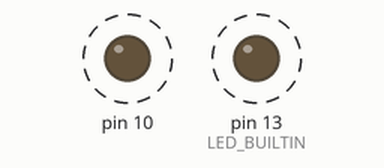
The sketch below on a simulated Arduino Uno, built with avr-gcc and run on an emulated ATmega328P. Shown: output pins drawn as LEDs (lit = HIGH). Dashed ring = blinking. Pins used as bus, display or sensor lines are not drawn.

Above: at 0.1 s.
Timing chart, 0 to 3.0 s (numbered marks = the images above):
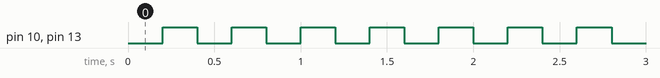

Measured:
- by itself, pin 10, pin 13 (LED_BUILTIN): alternates HIGH for 0.20 s and LOW for 0.20 s

The sketch:

4.3.ino
```cpp
// the setup function runs once when you press reset or power the board
void setup() {
  // initialize digital pin LED_BUILTIN as an output.
  pinMode(10, OUTPUT);
  pinMode(LED_BUILTIN, OUTPUT);
  pinMode(2, OUTPUT);
}

// the loop function runs over and over again forever
void loop() {
  digitalWrite(10, LOW);  // anode of LED is connected to pin 10, so setting pin 10 to LOW actually completes the circuit
  digitalWrite(LED_BUILTIN, LOW);
  digitalWrite(2, HIGH);
  digitalWrite(2, LOW);
  delay(200);
  digitalWrite(10, HIGH);
  digitalWrite(LED_BUILTIN, HIGH);
  digitalWrite(2, HIGH);
  digitalWrite(2, LOW);
  delay(200);
}
```
